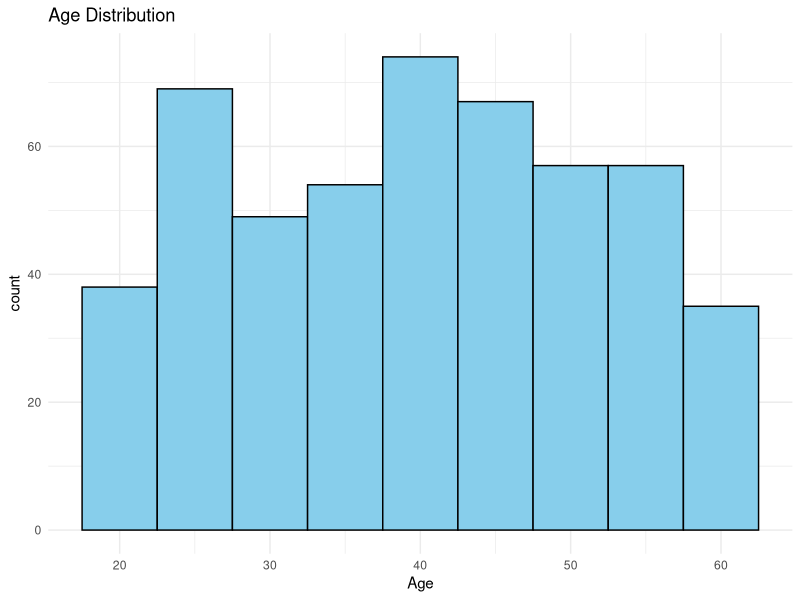
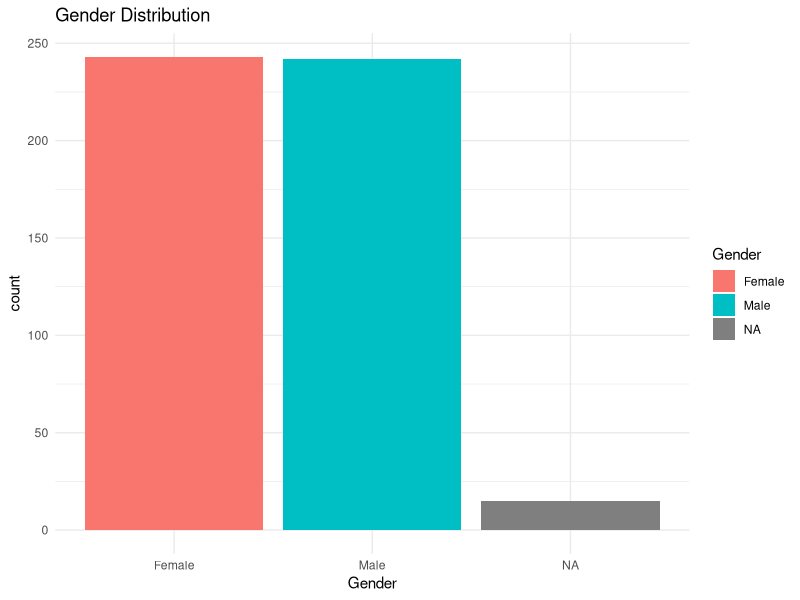
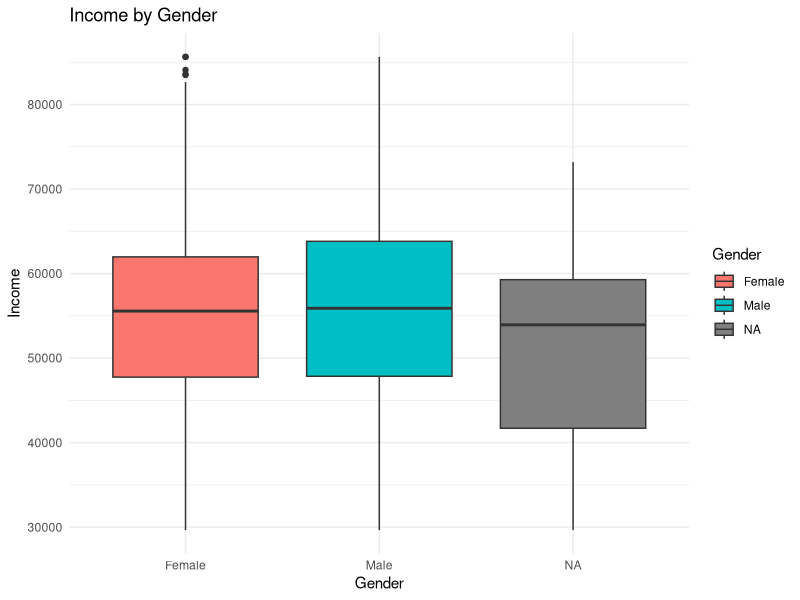
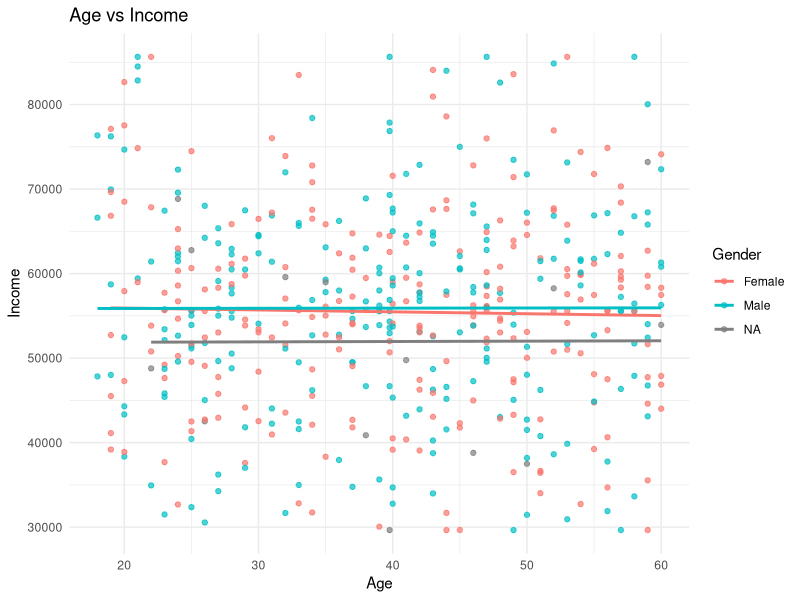
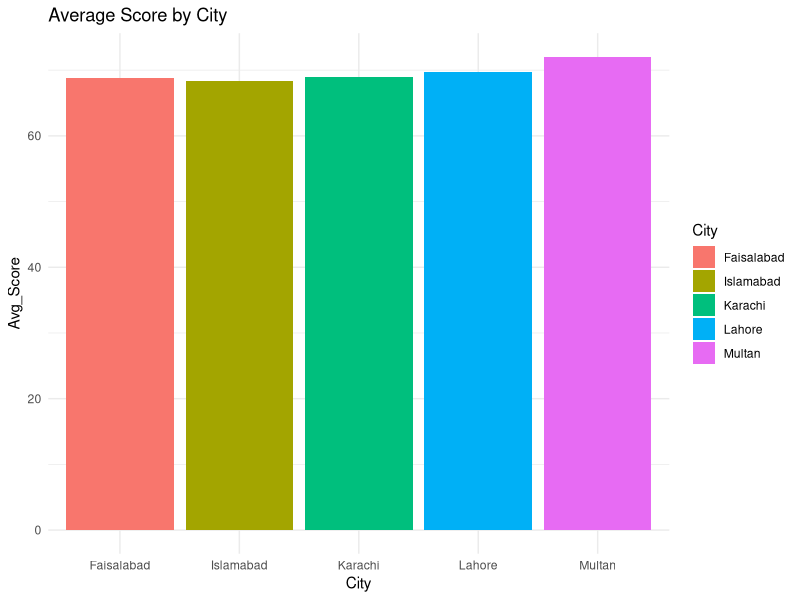

The R script that drew these images, in order:
# =====================================================
# 📊 Complete R Program: Dataset + Cleaning + Transformation + EDA + Visualization
# =====================================================

# Load Required Libraries
library(dplyr)
library(ggplot2)
library(psych)

# -----------------------------------------------------
# 1️⃣ Create Dataset (500 rows × 7 columns)
# -----------------------------------------------------
set.seed(123)  # for reproducibility

data <- data.frame(
  ID = 1:500,
  Age = sample(18:60, 500, replace = TRUE),
  Gender = sample(c("Male", "Female"), 500, replace = TRUE),
  Income = round(rnorm(500, mean = 55000, sd = 12000), 2),
  Score = round(runif(500, 40, 100), 1),
  City = sample(c("Lahore", "Karachi", "Islamabad", "Multan", "Faisalabad"), 500, replace = TRUE),
  Experience = sample(0:30, 500, replace = TRUE)
)

# Introduce some missing values
for (i in 2:5) {
  data[sample(1:500, 15), i] <- NA
}

head(data)

# -----------------------------------------------------
# 2️⃣ Data Cleaning
# -----------------------------------------------------

# Check missing values
colSums(is.na(data))

# Replace missing numeric values with mean
data$Age[is.na(data$Age)] <- mean(data$Age, na.rm = TRUE)
data$Income[is.na(data$Income)] <- mean(data$Income, na.rm = TRUE)
data$Score[is.na(data$Score)] <- mean(data$Score, na.rm = TRUE)

# Check duplicates and remove if any
data <- distinct(data)

# Outlier treatment (Income)
q <- quantile(data$Income, c(0.01, 0.99))
data$Income <- ifelse(data$Income < q[1], q[1],
                      ifelse(data$Income > q[2], q[2], data$Income))

# -----------------------------------------------------
# 3️⃣ Data Transformation
# -----------------------------------------------------

# Create a new categorical variable (Income_Level)
data <- data %>%
  mutate(Income_Level = case_when(
    Income < 45000 ~ "Low",
    Income >= 45000 & Income < 65000 ~ "Medium",
    TRUE ~ "High"
  ))

# Standardize numeric columns
data <- data %>%
  mutate(Scaled_Income = scale(Income),
         Scaled_Score = scale(Score))

head(data)

# -----------------------------------------------------
# 4️⃣ Exploratory Data Analysis (EDA)
# -----------------------------------------------------

## 🔹Questions
# Q1: What is the average income?
mean(data$Income)

# Q2: Which city has highest average score?
data %>% group_by(City) %>%
  summarise(Average_Score = mean(Score)) %>%
  arrange(desc(Average_Score))

# Q3: Gender distribution?
table(data$Gender)

## 🔹Measurement (Summary Statistics)
describe(select(data, Age, Income, Score, Experience))

## 🔹Univariate Analysis
summary(data$Age)
summary(data$Income)
summary(data$Score)

# -----------------------------------------------------
# 5️⃣ Visualization
# -----------------------------------------------------

# 1. Histogram of Age
ggplot(data, aes(x = Age)) +
  geom_histogram(binwidth = 5, fill = "skyblue", color = "black") +
  ggtitle("Age Distribution") +
  theme_minimal()

# 2. Gender Count
ggplot(data, aes(x = Gender, fill = Gender)) +
  geom_bar() +
  ggtitle("Gender Distribution") +
  theme_minimal()

# 3. Boxplot of Income by Gender
ggplot(data, aes(x = Gender, y = Income, fill = Gender)) +
  geom_boxplot() +
  ggtitle("Income by Gender") +
  theme_minimal()

# 4. Scatter Plot: Age vs Income
ggplot(data, aes(x = Age, y = Income, color = Gender)) +
  geom_point(alpha = 0.7) +
  geom_smooth(method = "lm", se = FALSE) +
  ggtitle("Age vs Income") +
  theme_minimal()

# 5. Bar plot of Average Score by City
data %>%
  group_by(City) %>%
  summarise(Avg_Score = mean(Score)) %>%
  ggplot(aes(x = City, y = Avg_Score, fill = City)) +
  geom_col() +
  ggtitle("Average Score by City") +
  theme_minimal()

# -----------------------------------------------------
# ✅ End of Program
# -----------------------------------------------------
